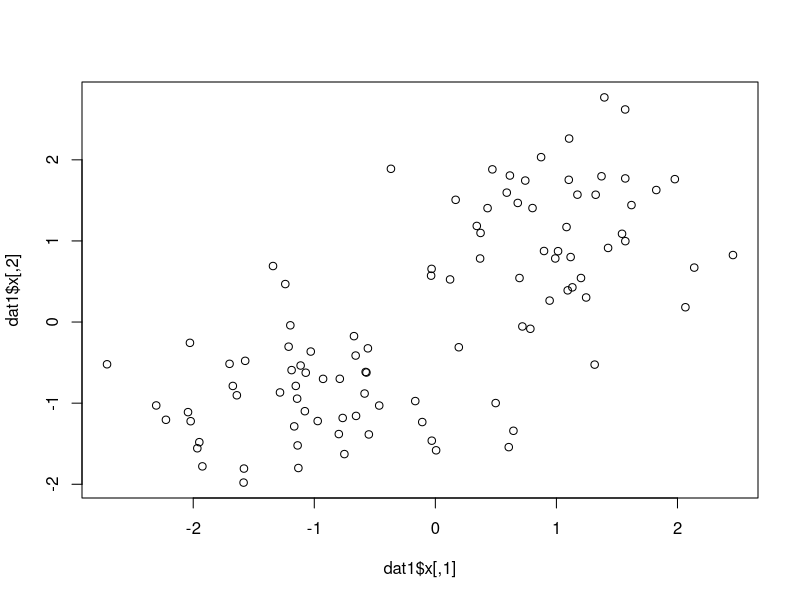
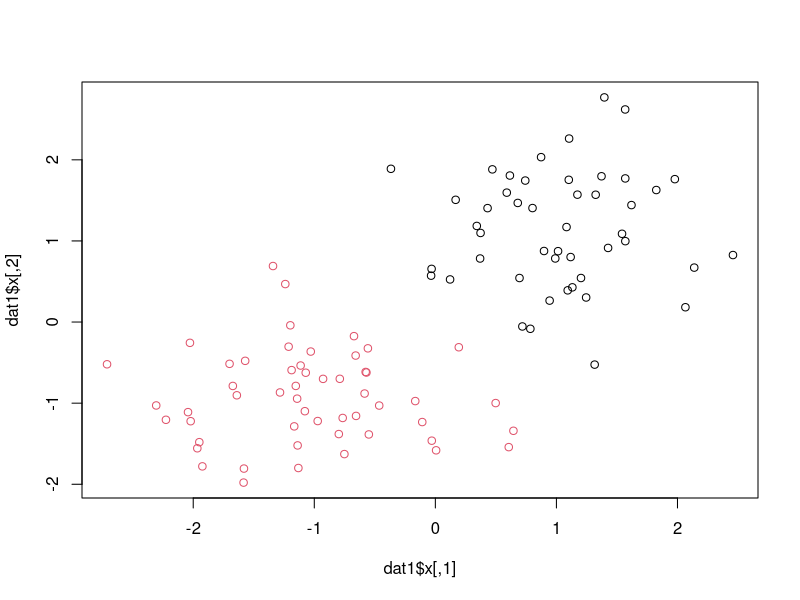
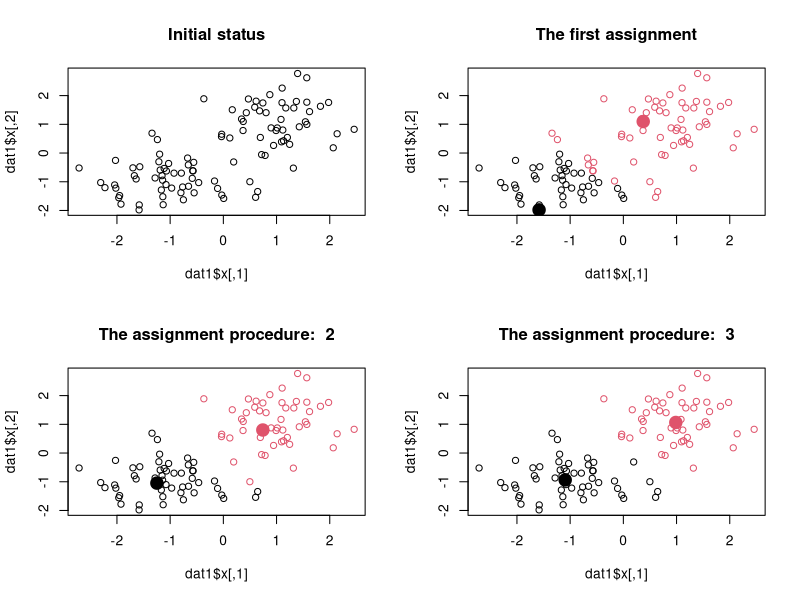
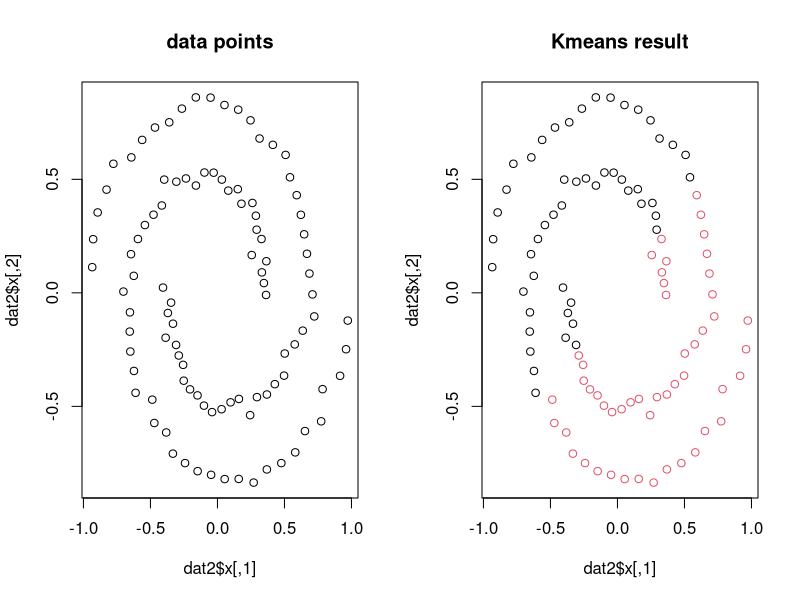
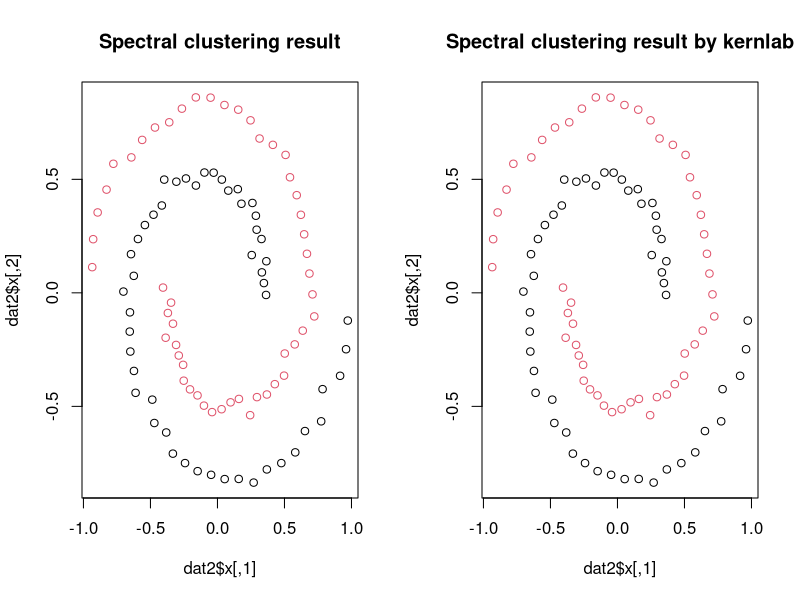

The R source for these figures, in order:
## ---- chunk 1
knitr::opts_chunk$set(echo = TRUE)
## ---- chunk 2
library(mlbench)
n = 100
k = 2
dat1 = mlbench.2dnormals(n, cl=k, r=sqrt(k), sd=0.7)
plot(dat1$x,col=rep(1,n))
## ---- chunk 3
plot(dat1$x,col=dat1$classes)
## ---- chunk 4
# Assign cluster labels given centroidids
Assigment <- function(dat,centroidids){
    n <- dim(dat)[1]
    k <- dim(centroidids)[1]
    classes <- rep(1,n)

    for(i in 1:n){
        #mindist <- dist(rbind(dat[i,],centroidids[1]))
        mindist <- norm(as.matrix(dat[i,]-centroidids[1]), type="F")
        for(j in 2:k){
            currentdis = norm(as.matrix(dat[i,]-centroidids[j]), type="F")
            if( currentdis < mindist){
                mindist = currentdis
                classes[i] = j
            }
        }
    }
    classes
}

# Update centroidids given cluster labels
Update <- function(dat,classes,k){
    l = dim(dat)[2]
    centroidids <- matrix(0, nrow=k,ncol=l)
    for(i in 1:k){
        centroidids[i,] =  colMeans(dat[which(classes==i),])
    }
    centroidids
}
## ---- chunk 5
#kmeansStepbyStep
initids <- sample(n)[1:k]
par(mfrow=c(2,2))
cols = rep(1,n)
plot(dat1$x,col=cols)
title('Initial status')
centroidids <- dat1$x[initids,]
classes <- Assigment(dat1$x, centroidids)
plot(dat1$x,col=classes)
points(centroidids, y = NULL, pch=19,cex=2,col=1:k)
title('The first assignment')
for(i in 3:4){
    centroidids <- Update(dat1$x, classes, k)
    classes <- Assigment(dat1$x, centroidids)
    plot(dat1$x,col=classes)
    points(centroidids, y = NULL, pch=19,cex=2,col=1:k)
    title(paste('The assignment procedure: ',(i-1)))
}
## ---- chunk 6
dat2 <- mlbench.spirals(100,1,0.025)
par(mfrow=c(1,2))
plot(dat2$x)
title('data points')

#we call the system function kmeans this time
km <- kmeans(dat2$x, centers=k)
plot(dat2$x, col=km$cluster)
title('Kmeans result')
## ---- chunk 7
alpha = 1
S <- matrix(rep(NA,n^2), ncol=n)
  for(i in 1:n) {
    for(j in 1:n) {
      S[i,j] <- exp(- alpha * norm(as.matrix(dat2$x[i,]-dat2$x[j,]), type="F"))
    }
}

#k-nearest neighorhood to filter affinity
make.affinity <- function(S, n.neighboors=3) {
  N <- length(S[,1])
  if (n.neighboors >= N) {  # fully connected
    A <- S
  } else {
    A <- matrix(rep(0,N^2), ncol=N)
    for(i in 1:N) { # for each line
      # only connect to those points with larger similarity 
      best.similarities <- sort(S[i,], decreasing=TRUE,index.return = TRUE)
      for (j in best.similarities$ix[1:n.neighboors]) {
        A[i,j] <- S[i,j]
        A[j,i] <- S[i,j] # to make an undirected graph, ie, the matrix becomes symmetric
      }
    }
  }
  A  
}

##The real code for spectral clustering is quite simple:
A <- make.affinity(S)
d <- apply(A, 1, sum)
L <- diag(d)-A                       # unnormalized version
#L <- diag(d^-0.5)%*%A%*% diag(d^-0.5) # normalized version
evL <- eigen(L,symmetric=TRUE)	# evL$values is decreasing sorted when symmetric=TRUE
# pick the first k first k eigenvectors (corresponding k smallest) as data points in spectral space
Z <- evL$vectors[,(ncol(evL$vectors)-k+1):ncol(evL$vectors)]
spc <- kmeans(Z, centers=k)
plot(dat2$x, col=spc$cluster)
title('Spectral clustering result')
## ---- chunk 8
library(kernlab)
skm=specc(dat2$x,centers=2)
plot(dat2$x, col=skm)
title('Spectral clustering result by kernlab')
